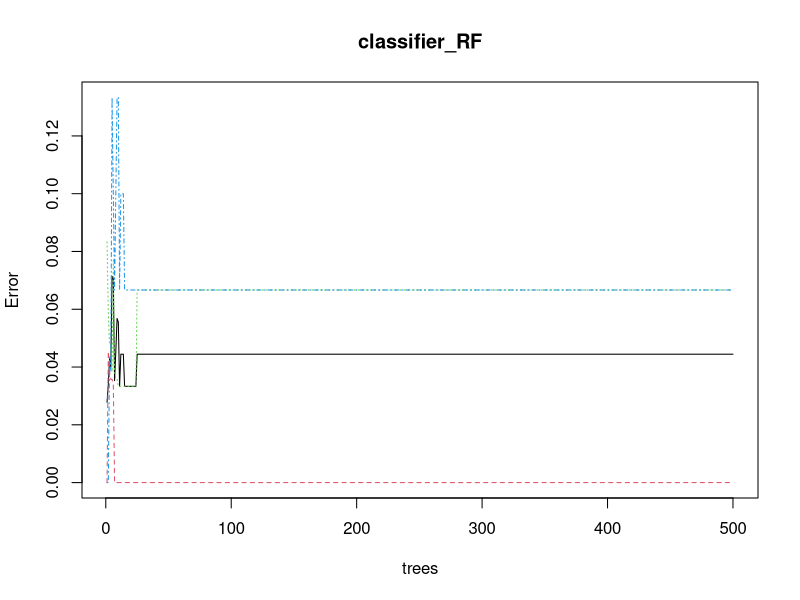
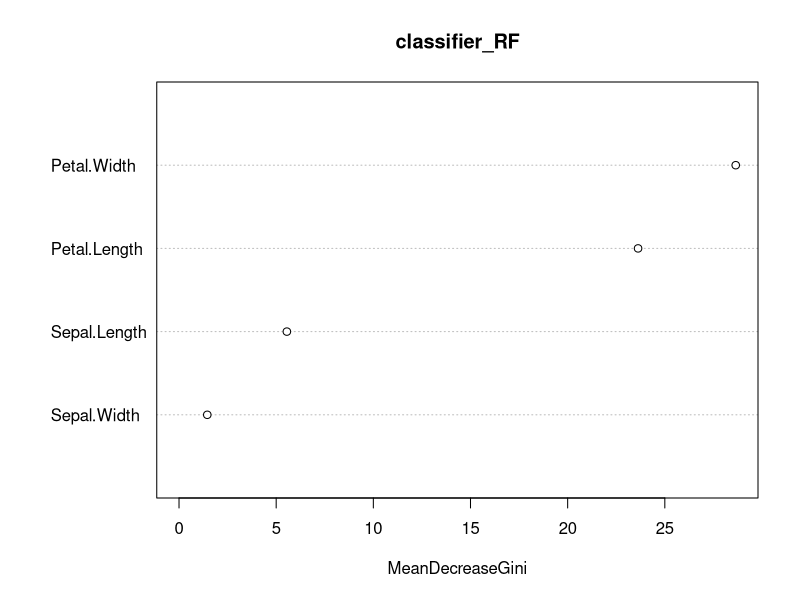

Recreate these plots in R, in order.
data(iris)

str(iris)

install.packages("caTools")
install.packages("randomForest")

library("caTools")
library("randomForest")

split <- sample.split(iris, SplitRatio = 0.7)

print(split)

train <- subset(iris, split == "TRUE")
test <- subset(iris, split == "FALSE")

print(train)
print(test)

set.seed(120)

classifier_RF <- randomForest(x = train[-5], y = train$Species, ntree = 500)

print(classifier_RF)

pred_result <- predict(classifier_RF, test[-5])
print(pred_result)

print(test[, 5])

confusion_mtx = table(test[, 5], pred_result)
print(confusion_mtx)

plot(classifier_RF)

importance(classifier_RF)

varImpPlot(classifier_RF)
